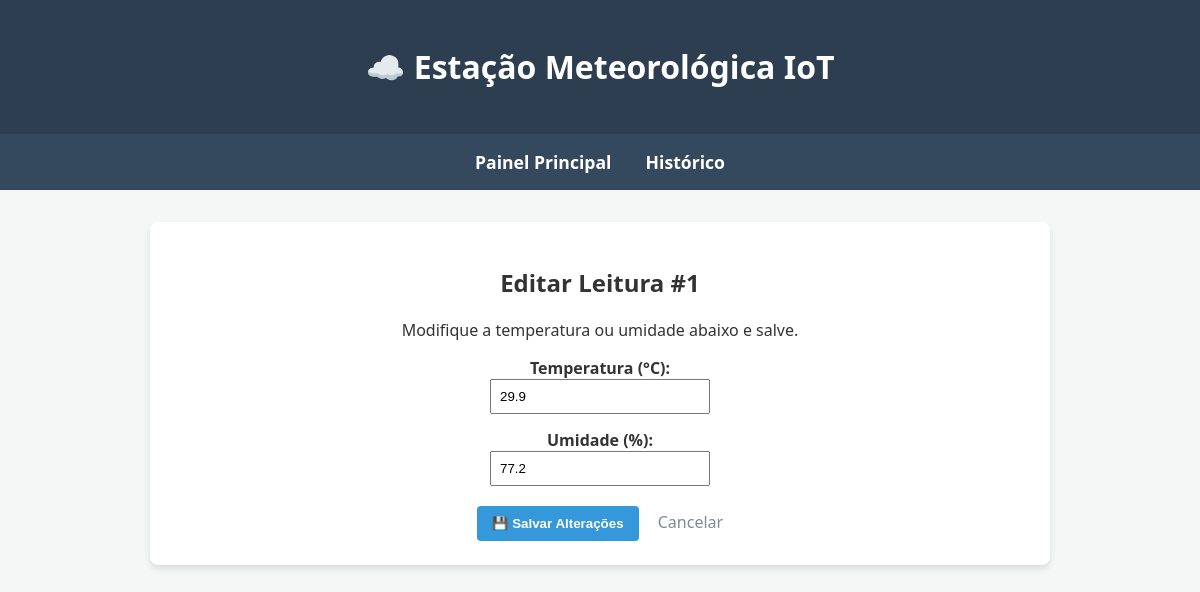
The page /editar/1 on the database its author committed.
### tables this page shows
CREATE TABLE leituras (
    id          INTEGER PRIMARY KEY AUTOINCREMENT,
    temperatura REAL    NOT NULL,
    umidade     REAL    NOT NULL,
    pressao     REAL,               -- opcional
    localizacao TEXT DEFAULT 'Lab', -- opcional
    timestamp   DATETIME DEFAULT (datetime('now','localtime'))
);

### app.py (the view)
@app.route('/editar/<int:id>')
def editar(id):
    leitura = db.buscar_leitura(id)
    if not leitura:
        return "Leitura não encontrada", 404
    return render_template('editar.html', leitura=leitura)

### database.py (called while the page is built)
def get_db_connection():
    conn = sqlite3.connect(DATABASE, timeout=10)
    conn.execute('PRAGMA journal_mode=WAL')
    conn.execute('PRAGMA busy_timeout=5000')  # espera até 5s caso esteja ocupado
    conn.row_factory = sqlite3.Row
    return conn

def buscar_leitura(id_leitura):
    with get_db_connection() as conn:
        leitura = conn.execute('SELECT * FROM leituras WHERE id = ?', (id_leitura,)).fetchone()
        return dict(leitura) if leitura else None

### templates/editar.html (shortened to what this page needs)
{% extends 'base.html' %}
{% block content %}
<div class="card">
    <h2>Editar Leitura #{{ leitura.id }}</h2>
    <p>Modifique a temperatura ou umidade abaixo e salve.</p>
    <form id="form-editar">
        <div style="margin-bottom: 15px;">
            <label><strong>Temperatura (°C):</strong><br>
                <input type="number" step="0.1" id="temperatura" value="{{ leitura.temperatura }}" required style="padding: 8px; width: 200px;">
            </label>
        </div>
        <div style="margin-bottom: 20px;">
            <label><strong>Umidade (%):</strong><br>
                <input type="number" step="0.1" id="umidade" value="{{ leitura.umidade }}" required style="padding: 8px; width: 200px;">
            </label>
        </div>
        <button type="submit" style="background-color: #3498db; color: white; border: none; padding: 10px 15px; border-radius: 4px; cursor: pointer; font-weight: bold;">
            💾 Salvar Alterações
        </button>
        <a href="/historico" style="margin-left: 15px; color: #7f8c8d; text-decoration: none;">Cancelar</a>
    </form>
</div>
{% endblock %}

### templates/base.html (style rules this page uses)
body { font-family: 'Segoe UI', Tahoma, Geneva, Verdana, sans-serif; background-color: #f4f7f6; margin: 0; padding: 0; color: #333; }
.card { background: #ffffff; padding: 1.5rem; border-radius: 8px; box-shadow: 0 4px 6px rgba(0,0,0,0.1); text-align: center; margin-bottom: 2rem; }

### rows shown on the page
leituras: id "1", temperatura "29.9", umidade "77.2"
